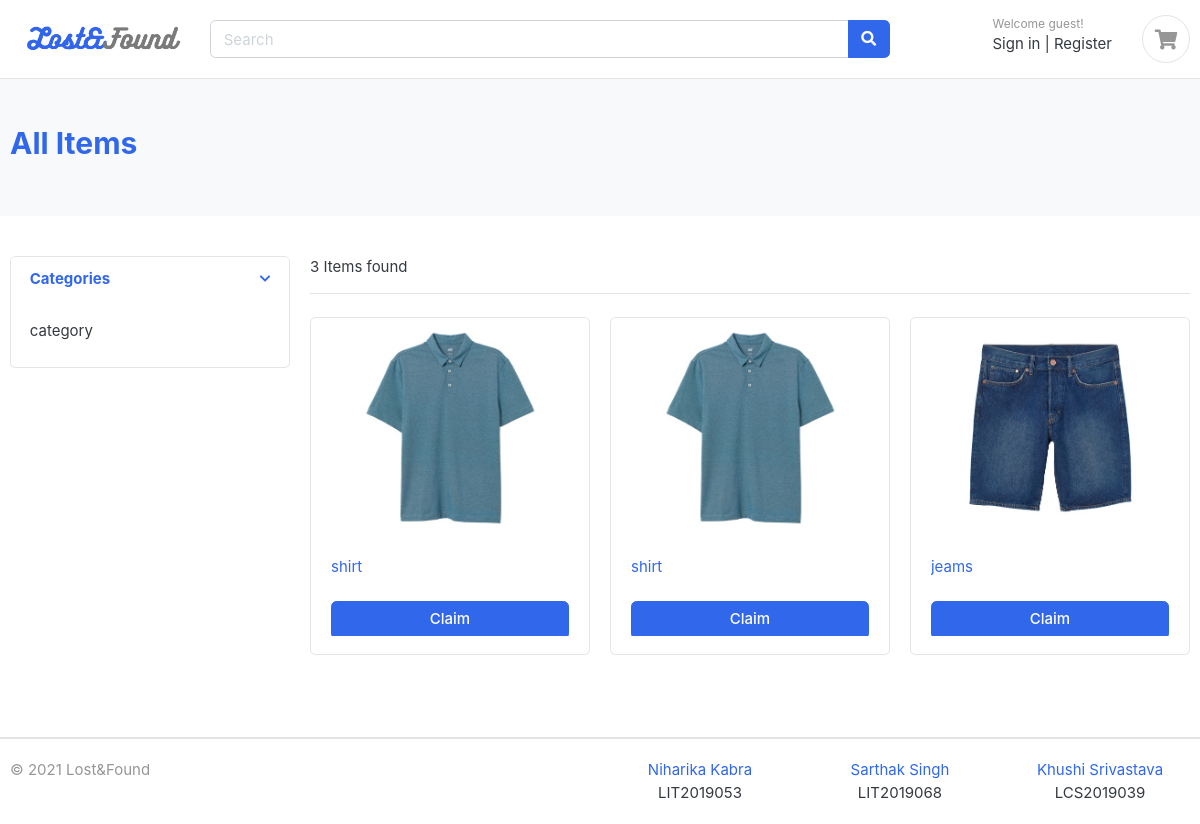
Before: /all-items/ with the older database file.
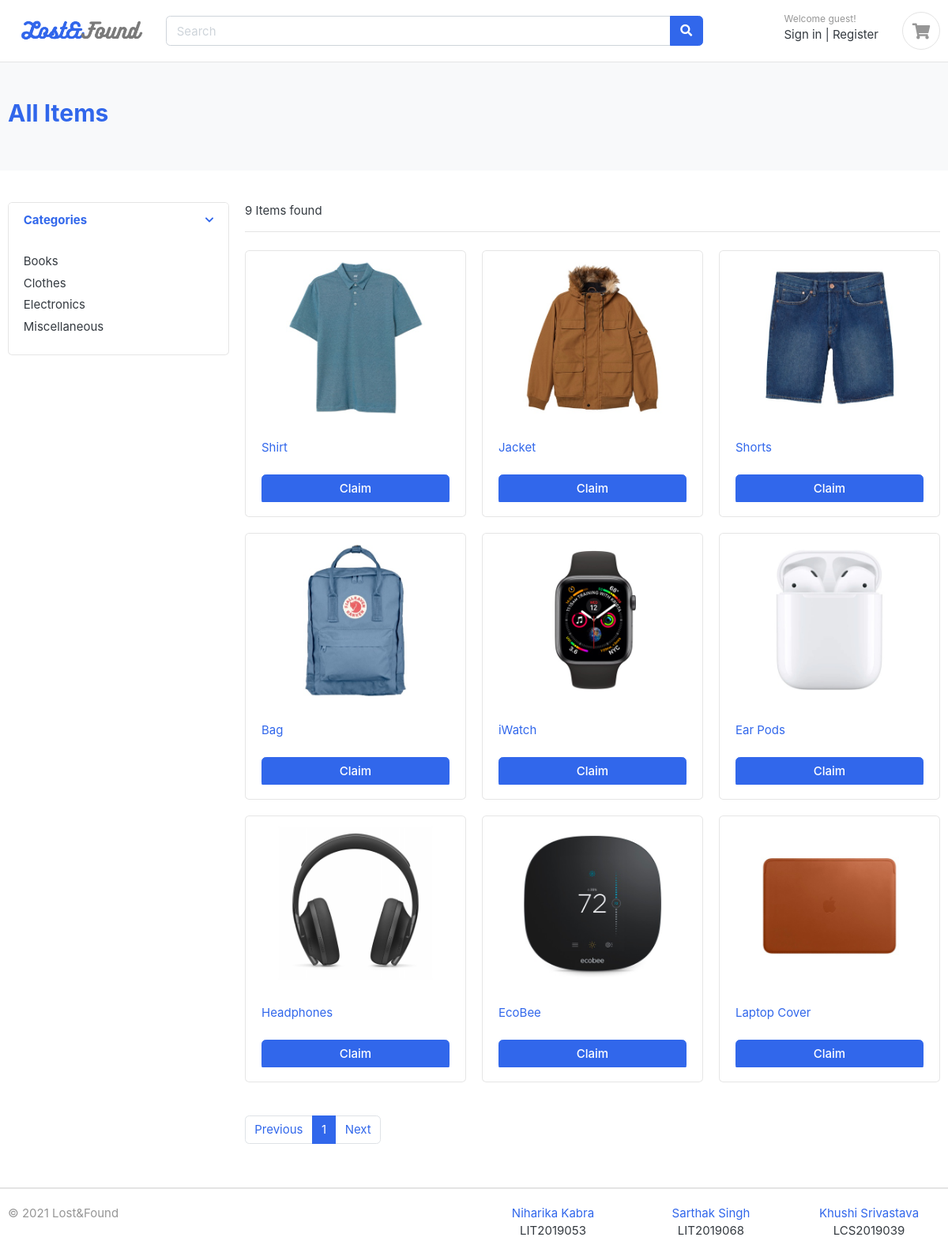
After: the same page with the newer database file.
### store/models.py (models this page shows, shortened)
class product(models.Model):
    added_by = models.IntegerField()
    name = models.CharField(max_length=500)
    category = models.CharField(max_length=200)
    description = models.TextField(max_length=10000)
    image = models.ImageField(upload_to = 'photos/product', blank = True)
    claimed = models.BooleanField(default=False)
    date_added = models.DateTimeField(auto_now_add=True)

### store/views.py (the view)
# urls.py: path('all-items/', views.allitems, name='all-items'),
def allitems(request, cat=None):
    item = product.objects.all().filter(claimed = False)
    categories = product.objects.values('category').filter(claimed = False).order_by('category').distinct()
    item_name = request.GET.get('item_name')
    if item_name != '' and item_name is not None:
        item = item.filter(name__icontains = item_name) | item.filter(category__icontains = item_name)
    if cat is not None:
        item = item.filter(category = cat)
    paginator = Paginator(item, 9)
    page = request.GET.get('page')
    item = paginator.get_page(page)
    context = {
        'item':item,
        'categories':categories,
    }
    return render(request, 'store/all.html', context)

### store/templates/store/all.html (shortened to what this page needs)
{% extends 'store/base.html' %}
{% load static %}
{% block content %}
<section class="section-pagetop bg">
    <div class="container">
        <h2><a href="{% url 'all-items' %}">All Items</a></h2>
    </div>
    </section>
    <section class="section-content padding-y">
    <div class="container">
    <div class="row">
        <aside class="col-md-3">
    <div class="card">
        <article class="filter-group">
            <header class="card-header">
                <a href="#" data-toggle="collapse" data-target="#collapse_1" aria-expanded="true" class="">
                    <i class="icon-control fa fa-chevron-down"></i>
                    <h6 class="title">Categories</h6>
                </a>
            </header>
            <div class="filter-content collapse show" id="collapse_1">
                <div class="card-body">
                    <ul class="list-menu">
                        {% for category in categories %}
                            <li><a href="/category={{ category.category }}">{{ category.category }}</a></li>
                        {% endfor %}
                    </ul>
                </div>
            </div>
        </article>
    </div>
        </aside>
        <main class="col-md-9">
    <header class="border-bottom mb-4 pb-3">
            <div class="form-inline">
                <span class="mr-md-auto"> {{ item|length }} Items found </span>
            </div>
    </header>
    <div class="row">
        {% for prod in item %}
        <a href="/{{ prod.id }}" >
            <div class="col-md-4">
                <figure class="card card-product-grid">
                    <div class="img-wrap">
                        <img href = "/{{ prod.id }}" src="{{ prod.image.url }}">
                    </div>
                    <figcaption class="info-wrap">
                        <div class="fix-height">
                            <div class="title">{{ prod.name }}</a>
                        </div>
                        <a href="#" class="btn btn-block btn-primary">Claim</a>
            </div>
        {% endfor %}
    <nav class="mt-4" aria-label="Page navigation sample">
        {% if item.has_other_pages %}
            <ul class="pagination">
                {% if item.has_previous %}
                <li class="page-item"><a class="page-link" href="?page={{ item.previous_page_number }}">Previous</a></li>
                {% else %}
                <li class="page-item"><a class="page-link" href="#">Previous</a></li>
                {% endif %}
                <li class="page-item active"><a class="page-link" href="#">{{ item.number }}</a></li>
                {% if item.has_next %}
                <li class="page-item"><a class="page-link" href="?page={{ item.next_page_number }}">Next</a></li>
                {% else %}
                <li class="page-item"><a class="page-link" href="#">Next</a></li>
                {% endif %}
            </ul>
        {% endif %}
    </nav>
</section>
{% endblock %}

### store/templates/store/base.html (shortened to what this page needs)
{% load static %}
<!DOCTYPE html>
<html lang="en">
  <head>
    <link
      href="{% static 'css/bootstrap.css' %}"
      rel="stylesheet"
      type="text/css"
    />
    <link
      href="{% static 'fonts/fontawesome/css/all.min.css' %}"
      type="text/css"
      rel="stylesheet"
    />
    <link href="{% static 'css/ui.css' %}" rel="stylesheet" type="text/css" />
    <link
      href="{% static 'css/responsive.css' %}"
      rel="stylesheet"
      media="only screen and (max-width: 1200px)"
    />
  </head>
<body>
{% include 'store/header.html' %}
{% block content %}
{% endblock %}
{% include 'store/footer.html' %}

### store/templates/store/header.html (shortened to what this page needs)
{% load static %}
<header class="section-header">
  <section class="header-main border-bottom">
    <div class="container">
      <div class="row align-items-center">
        <div class="col-lg-2 col-md-3 col-6">
          <a href="{% url 'index' %}" class="brand-wrap">
            <img src="{% static './images/logo3.png' %}" style="width: 180px" />
          </a>
        </div>
        <div class="col-lg col-md-6 col-sm-12 col">
          <form action="" class="search" method="GET">
            <div class="input-group w-100">
              <input
                type="search"
                class="form-control"
                style="width: 60%"
                placeholder="Search"
                name="item_name"
              />
              <div class="input-group-append">
                <button class="btn btn-primary" type="submit">
                  <i class="fa fa-search"></i>
                </button>
              </div>
            </div>
          </form>
        </div>
        <div class="col-lg-3 col-sm-6 col-8 order-2 order-lg-3">
          <div class="d-flex justify-content-end mb-3 mb-lg-0">
            {% if user.id is None %}
            <div class="widget-header">
              <small class="title text-muted">Welcome guest!</small>
              <div>
                <a href="{% url 'login' %}">Sign in</a>
                <span class="dark-transp"> | </span>
                <a href="{% url 'register' %}"> Register</a>
              </div>
            </div>
            {% endif %}
            <a href="{% url 'checkout' %}" class="widget-header pl-3 ml-3">
              <div class="icon icon-sm rounded-circle border">
                <i class="fa fa-shopping-cart"></i>
              </div>
            </a>
          </div>
        </div>
      </div>
    </div>
  </section>
</header>

### store/templates/store/footer.html
{% load static %}
<footer class="section-footer border-top">
  <div class="container">
    <section class="footer-bottom border-top row">
      <div class="col-md-6">
        <p class="text-muted">&copy 2021 Lost&Found</p>
      </div>
      <div class="col-md-2 text-center">
        <a href="https://www.linkedin.com/in/niharikakabra/"><span class="px-2">Niharika Kabra</span></a>
        <span class="px-2">LIT2019053</span>
      </div>
      <div class="col-md-2 text-center">
        <a href="https://www.linkedin.com/in/singh0300sarthak/"><span class="px-2">Sarthak Singh</span></a>
        <span class="px-2">LIT2019068</span>
      </div>
      <div class="col-md-2 text-center">
        <a href="https://www.linkedin.com/in/khushi-srivastav-185004198/"><span class="px-2">Khushi Srivastava</span></a>
        <span class="px-2">LCS2019039</span>
      </div>
    </section>
  </div>
</footer>

### static/css/ui.css (style rules this page uses)
html { font-family: "Inter", sans-serif; font-size: 15px; }
.img-wrap { text-align: center; display: block; }
.img-wrap img { max-width: 100%; }
.icon-xs, .icon-sm, .icon-md, .icon-lg { display: inline-block; text-align: center; flex-shrink: 0; flex-grow: 0; }
.icon-sm { width: 48px; height: 48px; line-height: 48px !important; font-size: 20px; }
.padding-y { padding-top: 40px; padding-bottom: 40px; }
figure { margin-bottom: 0; }
article:after, .form-group:after { display: block; clear: both; content: ""; }
.bg { background-color: #f8f9fa; }
p:last-child { margin-bottom: 0; }
.header-main { position: relative; padding-top: 1rem; padding-bottom: 1rem; }
.widget-header { display: inline-block; vertical-align: middle; position: relative; }
.widget-header a { color: #343a40; }
.widget-header i { color: #969696; }
.widget-header .title { display: block; }
.footer-bottom { padding-top: 20px; padding-bottom: 20px; }
[class*=list-] li:after { visibility: hidden; display: block; content: ""; overflow: hidden; height: 0; clear: both; }
.list-menu { list-style: none; margin: 0; padding-left: 0; }
.list-menu li { margin-bottom: 5px; }
.list-menu a { color: #343a40; }
[class*=card-product] .img-wrap { overflow: hidden; position: relative; }
[class*=card-product] .img-wrap img { height: 100%; max-width: 100%; width: auto; display: inline-block; -o-object-fit: cover; object-fit: cover; }
.card-product-grid { margin-bottom: 20px; }
.card-product-grid .img-wrap { border-radius: 0.2rem 0.2rem 0 0; height: 220px; }
.card-product-grid .info-wrap { overflow: hidden; padding: 18px 20px; }
.card-product-grid .fix-height { height: 80px; overflow: hidden; }
.card .img-wrap { overflow: hidden; }
.icon-control { margin-top: 5px; float: right; font-size: 80%; }
.card-header .title { margin-bottom: 0; line-height: 1.5; }
.filter-group { border-bottom: 1px solid #e4e4e4; }
.filter-group .card-header { border-bottom: 0; }
.filter-group:last-child { border-bottom: 0; }
.section-pagetop { padding: 45px 0; }

Changed rows visible on the page:
removed product: image (picture), name "shirt"
removed product: image (picture), name "jeams"
added product: image (picture), name "Shirt"
added product: image (picture), name "Jacket"
changed product: image: a different picture; name "shirt" → "Shorts"
added product: image (picture), name "Bag"
added product: image (picture), name "iWatch"
added product: image (picture), name "Ear Pods"
added product: image (picture), name "Headphones"
added product: image (picture), name "EcoBee"
added product: image (picture), name "Laptop Cover"
Other visible differences:
{{ item|length }}: "3" → "9"
{{ item.number }}: (not shown) → "1"
new list line: "Books"
new list line: "Clothes"
new list line: "Electronics"
new list line: "Miscellaneous"
text now shown: "Previous Next"
list line gone: "category"
